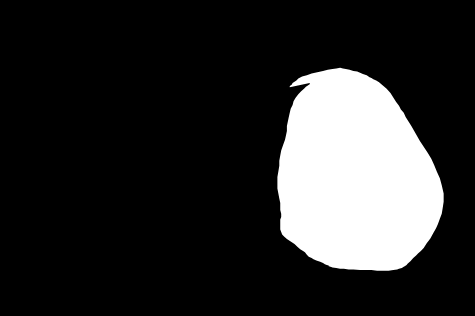
%> input picture backend/uploads/matlab/D_img.png, 475 x 316 px, given in place of grille.png, which was not available
$ octave exercice_0.m   (GNU Octave 9; MATLAB toolbox functions it lacks are replaced by stand-ins)
%> lines starting %> are read from the running program, lines starting %| are printed output that depends on the picture; in (x1, y1, x2, y2) boxes, pixels count from 0 and x2, y2 are one past the last pixel; in counts of white or black regions, pixels touching at a corner belong together; the program's own positions count from 1; pictures that were not available may be replaced by others from this repository, and a replacement may not be noted
### matlab/TP8/affichage.m
function affichage(u,nom_x,nom_y,titre)

imagesc(u);
axis equal;
ax = gca;
axis(ax,'off');
xlh = xlabel(ax,nom_x,'Interpreter','Latex','FontSize',30);
xlh.Position(2) = xlh.Position(2)-40;
set(get(ax,'XLabel'),'Visible','on');
ylh = ylabel(ax,nom_y,'Interpreter','Latex','FontSize',30);
ylh.Position(1) = ylh.Position(1)+10;
set(get(ax,'YLabel'),'Visible','on');
colormap gray;
title(titre,'FontSize',30,'Interpreter','Latex');

### matlab/TP8/exercice_0.m
clear;
close all;

% Lecture de l'image u :
u = imread('Images/grille.png');
%> u is the input picture: size 316x475x3 uint8; min 0, max 255, mean 44
u = double(rgb2gray(u));
%> u: size 316x475 double
[nb_lignes,nb_colonnes] = size(u);
%> nb_lignes = 316; nb_colonnes = 475

% Calcul du spectre s de l'image u :
s = fft2(u);
s = fftshift(s);			% Permet de positionner l'origine (0,0) au centr


% Partition de s_u :
exemple = input('Pour effectuer la partition du spectre d''une grille, tapez 1, 2 ou 3 : ');
%> the answer given: 1
epaisseur = 10;
switch exemple
	case 1
		c_milieu = round(nb_colonnes/2);
%> c_milieu = 238
		x = [c_milieu-epaisseur c_milieu-epaisseur c_milieu+epaisseur c_milieu+epaisseur];
%> x = [228 228 248 248]
		y = [1 nb_lignes nb_lignes 1];
%> y = [1 316 316 1]
     case 2
		l_milieu = round(nb_lignes/2);
		x = [1 nb_colonnes nb_colonnes 1];
		y = [l_milieu-epaisseur l_milieu-epaisseur l_milieu+epaisseur l_milieu+epaisseur];
	case 3
		epaisseur = sqrt(2)*epaisseur;
		x = [nb_colonnes-epaisseur nb_colonnes nb_colonnes epaisseur 1 1];
		y = [1 1 1+epaisseur nb_lignes nb_lignes nb_lignes-epaisseur];
end
selection = roipoly(s,x,y);
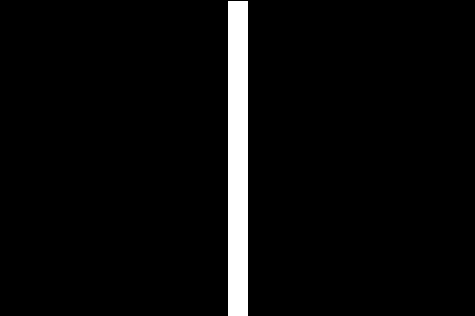
%> selection: size 316x475 logical; 4.2% white; 1 white region, box (x1, y1, x2, y2) and area: (228, 1, 248, 316) 6300

% Calcul du spectre filtre :
s_filtre = selection.*s;

% Calcul de l'image filtree :
u_filtre = real(ifft2(ifftshift(s_filtre)));
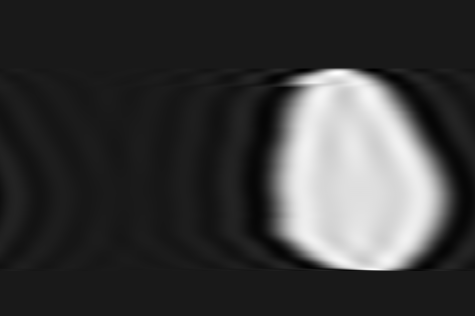
%> u_filtre: size 316x475 double; min -33.37, max 299.3, mean 44; drawn with min black and max white

% Mise en place de la figure pour affichage :
taille_ecran = get(0,'ScreenSize');
L = taille_ecran(3);
H = taille_ecran(4);
figure('Name','Decomposition par modification du spectre','Position',[0.2*L,0,0.8*L,H]);

% Affichage des images u, u_filtre et u-u_filtre :
subplot(2,3,1);
affichage(u,'$x$','$y$','Image');
subplot(2,3,2);
affichage(u_filtre,'$x$','$y$','Image filtree');
subplot(2,3,3);
affichage(u-u_filtre,'$x$','$y$','Image complementaire');

% Affichage du logarithme du module des spectres s, s_filtre et s-s_filtre :
subplot(2,3,4);
affichage(log(abs(s)),'$f_x$','$f_y$','Spectre');
subplot(2,3,5);
affichage(log(abs(s_filtre)),'$f_x$','$f_y$','Spectre filtre');
subplot(2,3,6);
affichage(log(abs(s-s_filtre)),'$f_x$','$f_y$','Spectre complementaire');
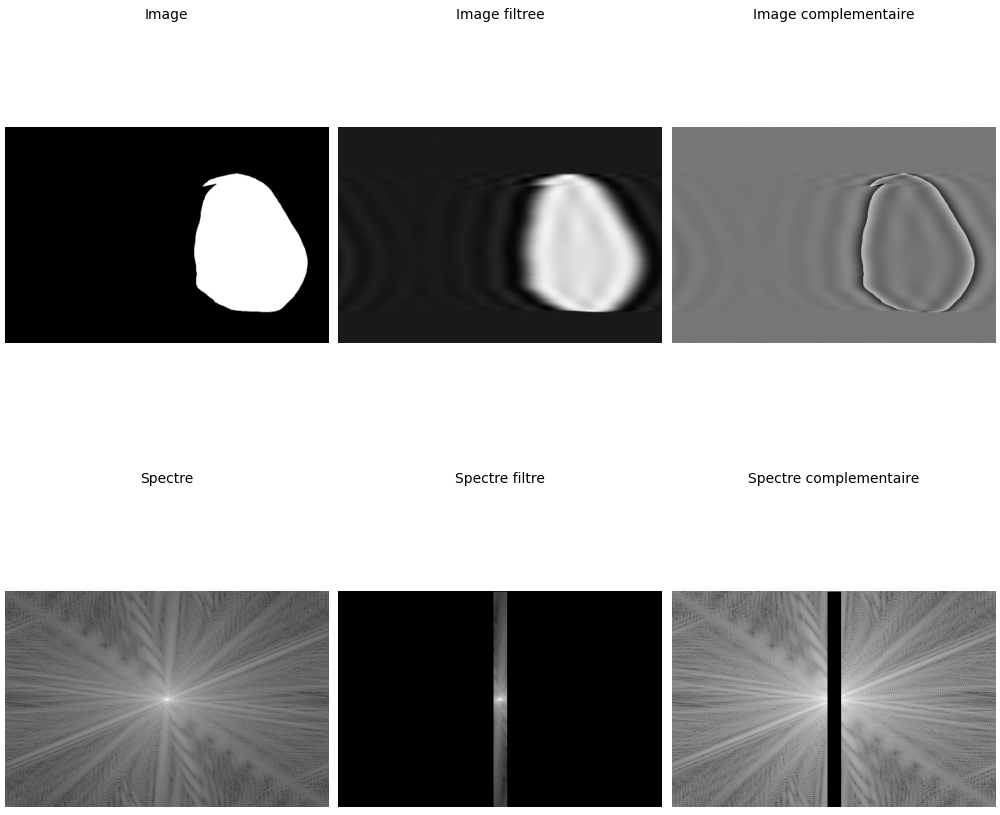
%> figure redrawn from the program's plot data, 6 panels
